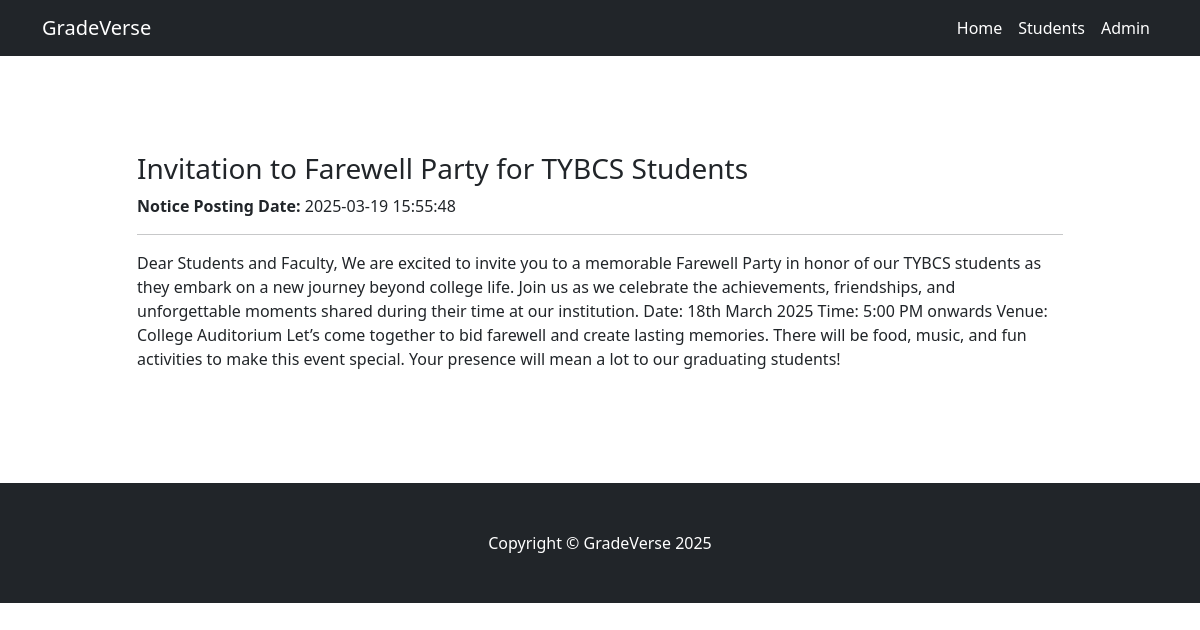
/GradeVerse/notice-details.php?nid=4, run on the app's committed database.
### tables this page shows
CREATE TABLE `tblnotice` (
  `id` int(11) NOT NULL,
  `noticeTitle` varchar(255) DEFAULT NULL,
  `noticeDetails` mediumtext DEFAULT NULL,
  `postingDate` timestamp NULL DEFAULT current_timestamp()
);

### GradeVerse/notice-details.php (the view, shortened to what this page needs)
<?php
include('includes/config.php');
?>
<!DOCTYPE html>
<html lang="en">
    <head>
        <link href="assets/css/styles.css" rel="stylesheet" />
    </head>
    <body>
        <nav class="navbar navbar-expand-lg navbar-dark bg-dark">
            <div class="container">
                <a class="navbar-brand" href="index.php">GradeVerse</a>
                <div class="collapse navbar-collapse" id="navbarSupportedContent">
                    <ul class="navbar-nav ms-auto mb-2 mb-lg-0">
                        <li class="nav-item"><a class="nav-link active" aria-current="page" href="#!">Home</a></li>
                        <li class="nav-item"><a class="nav-link active" href="find-result.php">Students</a></li>
                        <li class="nav-item"><a class="nav-link active" href="admin-login.php">Admin</a></li>
                    </ul>
                </div>
            </div>
        </nav>
        <section class="py-5">
            <div class="container my-5">
                <div class="row justify-content-center">
                    <div class="col-lg-10">
 <?php
$noticeid=$_GET['nid'];
$sql = "SELECT * from tblnotice where id='$noticeid'";
$query = $dbh->prepare($sql);
$query->execute();
$results=$query->fetchAll(PDO::FETCH_OBJ);
if($query->rowCount() > 0)
{
foreach($results as $result)
{   ?>
                        <h3><?php echo htmlentities($result->noticeTitle);?></h3>
                        <p><strong>Notice Posting Date:</strong>  <?php echo htmlentities($result->postingDate);?></p>
                                                <hr color="#000" />
<p><?php echo htmlentities($result->noticeDetails);?></p>
<?php }} ?>
                    </div>
                </div>
            </div>
        </section>
        <footer class="py-5 bg-dark">
            <div class="container"><p class="m-0 text-center text-white">Copyright &copy; GradeVerse <?php echo date('Y');?></p></div>
        </footer>
    </body>
</html>

### data on the page
tblnotice: noticeTitle "Invitation to Farewell Party for TYBCS Students", postingDate "2025-03-19 15:55:48", noticeDetails "Dear Students and Faculty, We are excited to invite you to a memorable Farewell Party in honor of our TYBCS students as they embark on a new journey beyond college life. Join us as we celebrate the achievements, friendships, and unforgettable moments shared during their time at our institution. Date: 18th March 2025 Time: 5:00 PM onwards Venue: College Auditorium Let’s come together to bid farewell and create lasting memories. There will be food, music, and fun activities to make this event special. Your presence will mean a lot to our graduating students!"
